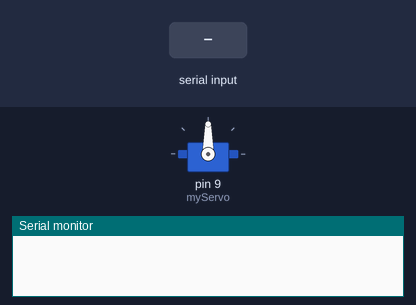
A sketch run on a simulated Arduino Uno, built with avr-gcc and run on an emulated ATmega328P. Shown: servo, the last lines printed to the serial monitor. The inputs (shaded band) are chosen by the test bench.

Above: at 1.2 s.
1.3 s: "1" received over Serial
At 1.4 s:
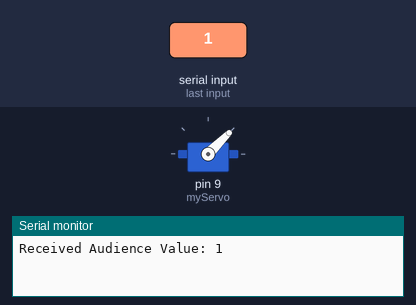
Timing chart, 0 to 4.3 s (numbered marks = the images above; inputs shaded):
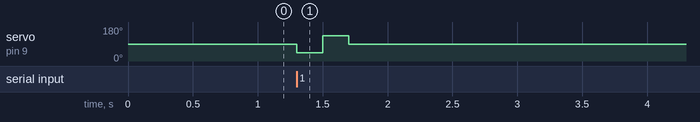

The sketch:

110125_p5laffservo_onesandzeros.ino
```cpp
#include <Servo.h>

Servo myServo;
bool isMoving = false;

void setup() {
  myServo.attach(9); // Servo connected to pin 9
  myServo.write(90); // Neutral position
  Serial.begin(9600); // Begin serial communication
}

void loop() {

  if (Serial.available()) {
    char audienceState = Serial.read(); // Read the incoming character

    Serial.print("Received Audience Value: ");
    Serial.println(audienceState);

    if (audienceState == '1' && !isMoving) {
      isMoving = true;
      moveServo();
      isMoving = false;
    } else if (audienceState == '0') {
      myServo.write(90); // Return to neutral
    }
  }
}


void moveServo() {
  myServo.write(45); // Move to 45 degrees
  delay(200);        // Wait for 200ms
  myServo.write(135); // Move to 135 degrees
  delay(200);        // Wait for 200ms
  myServo.write(90); // Return to neutral
}
```

Measured:
- after the input at 1.3 s, servo on pin 9 (myServo): 90° → 45° at once, → 135° 0.20 s later, → 90° 0.20 s later
